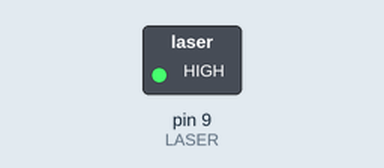
Recording of a sketch running on a simulated Arduino Uno, built with avr-gcc and run on an emulated ATmega328P. Parts: switched loads named in the sketch (green lamp = pin HIGH).

Above: at 2.5 s.
At 5.2 s:
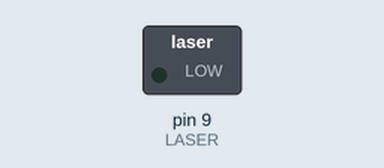
Timing chart, 0 to 7.2 s (numbered marks = the images above):
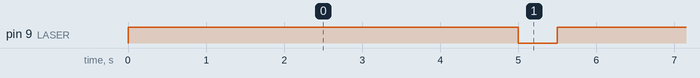

Measured:
- by itself, pin 9 (LASER): alternates HIGH for 5.0 s and LOW for 0.50 s

The sketch:

laser.ino
```cpp
int LASER = 9;

void setup()
{
    pinMode(LASER, OUTPUT);
    digitalWrite(LASER, LOW);
}

void loop()
{

    digitalWrite(LASER, HIGH);
    delay(5000);
    digitalWrite(LASER, LOW);
    delay(500);
}
```
